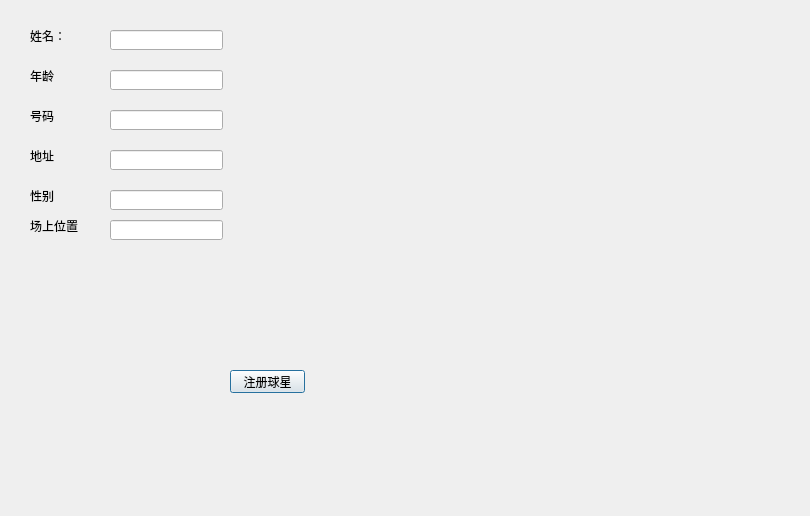
<?xml version="1.0" encoding="UTF-8"?>
<ui version="4.0">
 <class>create_player</class>
 <widget class="QDialog" name="create_player">
  <property name="geometry">
   <rect>
    <x>0</x>
    <y>0</y>
    <width>810</width>
    <height>516</height>
   </rect>
  </property>
  <property name="windowTitle">
   <string>Dialog</string>
  </property>
  <widget class="QLineEdit" name="edit_name">
   <property name="geometry">
    <rect>
     <x>110</x>
     <y>30</y>
     <width>113</width>
     <height>20</height>
    </rect>
   </property>
  </widget>
  <widget class="QLabel" name="label">
   <property name="geometry">
    <rect>
     <x>30</x>
     <y>30</y>
     <width>54</width>
     <height>12</height>
    </rect>
   </property>
   <property name="text">
    <string>姓名：</string>
   </property>
  </widget>
  <widget class="QLabel" name="label_2">
   <property name="geometry">
    <rect>
     <x>30</x>
     <y>70</y>
     <width>54</width>
     <height>12</height>
    </rect>
   </property>
   <property name="text">
    <string>年龄</string>
   </property>
  </widget>
  <widget class="QLineEdit" name="edit_age">
   <property name="geometry">
    <rect>
     <x>110</x>
     <y>70</y>
     <width>113</width>
     <height>20</height>
    </rect>
   </property>
  </widget>
  <widget class="QLineEdit" name="edit_number">
   <property name="geometry">
    <rect>
     <x>110</x>
     <y>110</y>
     <width>113</width>
     <height>20</height>
    </rect>
   </property>
  </widget>
  <widget class="QLineEdit" name="edit_addr">
   <property name="geometry">
    <rect>
     <x>110</x>
     <y>150</y>
     <width>113</width>
     <height>20</height>
    </rect>
   </property>
  </widget>
  <widget class="QLineEdit" name="edit_sex">
   <property name="geometry">
    <rect>
     <x>110</x>
     <y>190</y>
     <width>113</width>
     <height>20</height>
    </rect>
   </property>
  </widget>
  <widget class="QLineEdit" name="edit_position">
   <property name="geometry">
    <rect>
     <x>110</x>
     <y>220</y>
     <width>113</width>
     <height>20</height>
    </rect>
   </property>
  </widget>
  <widget class="QLabel" name="label_3">
   <property name="geometry">
    <rect>
     <x>30</x>
     <y>110</y>
     <width>54</width>
     <height>12</height>
    </rect>
   </property>
   <property name="text">
    <string>号码</string>
   </property>
  </widget>
  <widget class="QLabel" name="label_4">
   <property name="geometry">
    <rect>
     <x>30</x>
     <y>150</y>
     <width>54</width>
     <height>12</height>
    </rect>
   </property>
   <property name="text">
    <string>地址</string>
   </property>
  </widget>
  <widget class="QLabel" name="label_5">
   <property name="geometry">
    <rect>
     <x>30</x>
     <y>190</y>
     <width>54</width>
     <height>12</height>
    </rect>
   </property>
   <property name="text">
    <string>性别</string>
   </property>
  </widget>
  <widget class="QLabel" name="label_6">
   <property name="geometry">
    <rect>
     <x>30</x>
     <y>220</y>
     <width>54</width>
     <height>12</height>
    </rect>
   </property>
   <property name="text">
    <string>场上位置</string>
   </property>
  </widget>
  <widget class="QPushButton" name="btn_create_player">
   <property name="geometry">
    <rect>
     <x>230</x>
     <y>370</y>
     <width>75</width>
     <height>23</height>
    </rect>
   </property>
   <property name="text">
    <string>注册球星</string>
   </property>
  </widget>
 </widget>
 <resources/>
 <connections/>
</ui>
